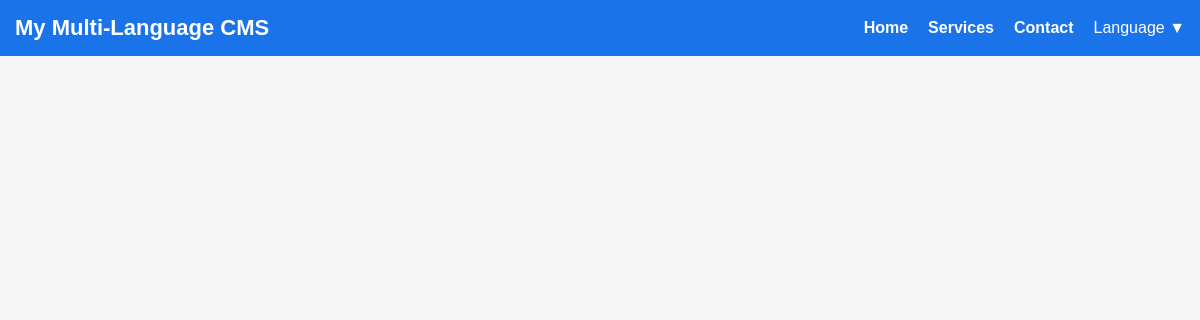
The page /en/services/ on the database as committed earlier.
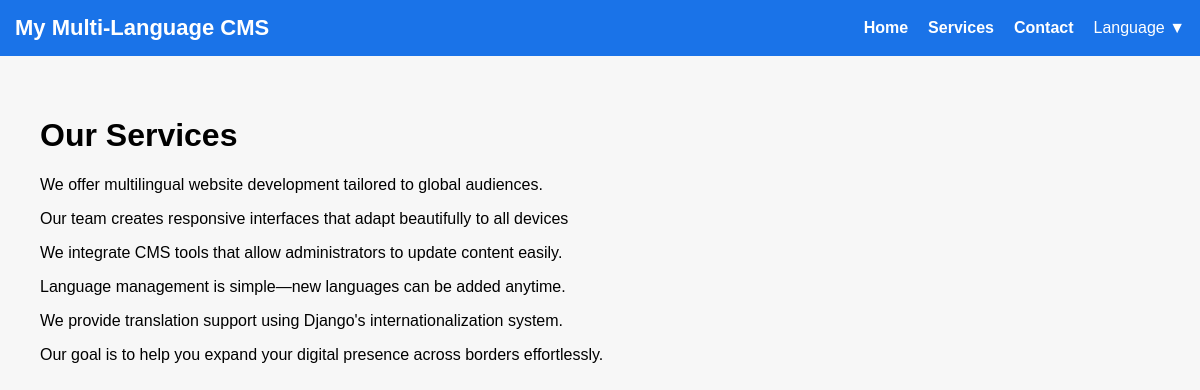
The same page on the database as committed later.
### core/models.py (models this page shows, shortened)
class ServicesPage(models.Model):
    title = models.CharField(max_length=200)
    p1 = models.TextField()
    p2 = models.TextField()
    p3 = models.TextField()
    p4 = models.TextField()
    p5 = models.TextField()
    p6 = models.TextField()

### core/views.py (the view)
# urls.py: path('services/', views.services, name='services'),
def services(request):
    page = ServicesPage.objects.first()
    return render(request, "services.html", {"page": page})

### core/templates/services.html
{% extends 'base.html' %}
{% block content %}
<h1>{{ page.title }}</h1>
<p>{{ page.p1 }}</p>
<p>{{ page.p2 }}</p>
<p>{{ page.p3 }}</p>
<p>{{ page.p4 }}</p>
<p>{{ page.p5 }}</p>
<p>{{ page.p6 }}</p>
{% endblock %}

Rows that differ between the two databases and show on the page:
added ServicesPage: title "Our Services", p1 "We offer multilingual website development tailored to global audiences.", p2 "Our team creates responsive interfaces that adapt beautifully to all devices", p3 "We integrate CMS tools that allow administrators to update content easily.", p4 "Language management is simple—new languages can be added anytime.", p5 "We provide translation support using Django's internationalization system.", p6 "Our goal is to help you expand your digital presence across borders effortlessly."
